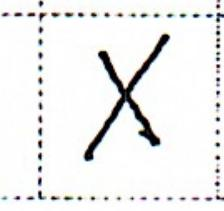
#> input picture backend_ml/mnist/test_images/xxx.jpg, 224 x 211 px
$ python -i utils.py   (imports and definitions only)
#> lines starting #> are read from the running program, lines starting #| are printed output that depends on the picture; after the words box and inside, x2 and y2 are one past the last pixel; in counts of white or black regions, pixels touching at a corner belong together
from PIL import Image
import cv2
import numpy as np

def is_cell_empty(pil_image, intensity_threshold=140, pixel_threshold=0.01, central_fraction=0.9):
#> called with intensity_threshold = 140, pixel_threshold = 0.01, central_fraction = 0.9
    cell_image = np.array(pil_image)

    if cell_image.ndim == 3 and cell_image.shape[2] == 3:
        cell_image = cv2.cvtColor(cell_image, cv2.COLOR_RGB2BGR)
#> cell_image is the input picture: shape (211, 224, 3); mean B, G, R 237.4, 237.7, 237.4

    gray_cell = cv2.cvtColor(cell_image, cv2.COLOR_BGR2GRAY)

    height, width = gray_cell.shape
#> height = 211; width = 224

    h_start = int(height * (1 - central_fraction) / 2)
#> h_start = 10
    h_end = int(height * (1 + central_fraction) / 2)
#> h_end = 200
    w_start = int(width * (1 - central_fraction) / 2)
#> w_start = 11
    w_end = int(width * (1 + central_fraction) / 2)
#> w_end = 212

    central_region = gray_cell[h_start:h_end, w_start:w_end]
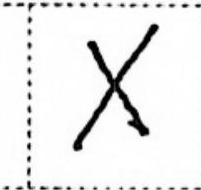
#> central_region: shape (190, 201); min 0, max 255, mean 236.5

    _, binary_mask = cv2.threshold(central_region, intensity_threshold, 255, cv2.THRESH_BINARY_INV)
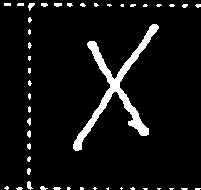
#> binary_mask: shape (190, 201); 6.7% white; 46 white regions (33 under 20 px), largest, box (x1, y1, x2, y2) and area: (73, 24, 159, 151) 1835, (27, 181, 33, 190) 33, (28, 3, 35, 11) 32

    non_empty_pixels = cv2.countNonZero(binary_mask)
#> non_empty_pixels = 2551
    non_empty_ratio = non_empty_pixels / central_region.size
#> non_empty_ratio = 0.0668

    return non_empty_ratio < pixel_threshold

>>> import cv2
>>> picture = cv2.cvtColor(cv2.imread('../mnist/test_images/xxx.jpg'), cv2.COLOR_BGR2RGB)
>>> result = is_cell_empty(picture)
#> result = False

$ run again, on backend_ml/mnist/test_images/zero.jpg
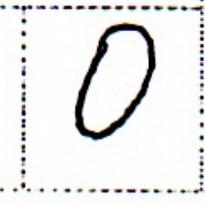
#> input picture backend_ml/mnist/test_images/zero.jpg, 205 x 205 px
#> in is_cell_empty, cell_image is the input picture: shape (205, 205, 3); mean B, G, R 233.1, 233.3, 233.2
#> in is_cell_empty, `central_region = gray_cell[h_start:h_end, w_start:w_end]`:
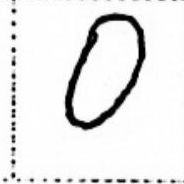
#> central_region: shape (184, 184); min 0, max 255, mean 233.9
#> in is_cell_empty, `_, binary_mask = cv2.threshold(central_region, intensity_threshold, 25..`:
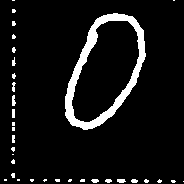
#> binary_mask: shape (184, 184); 7.6% white; 34 white regions (24 under 20 px), largest, box (x1, y1, x2, y2) and area: (65, 13, 146, 130) 2089, (12, 95, 16, 106) 33, (117, 179, 126, 183) 30
#> non_empty_pixels = 2588
#> non_empty_ratio = 0.0764
#> result = False
